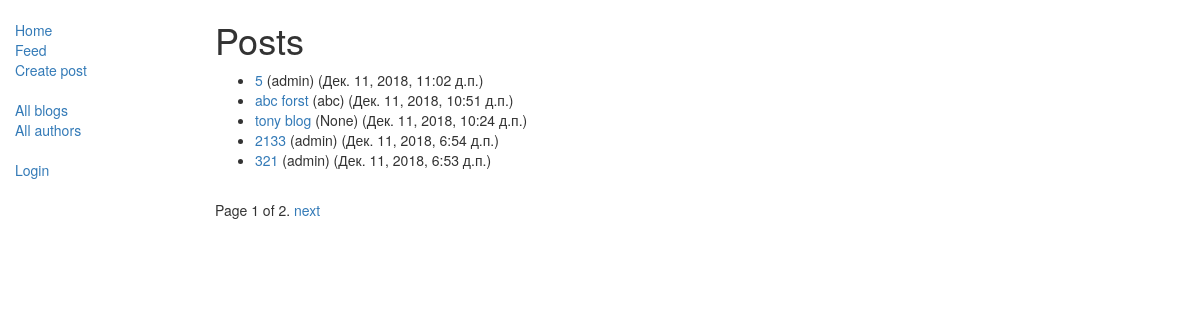
The app's page /blog/blogs/, older data.
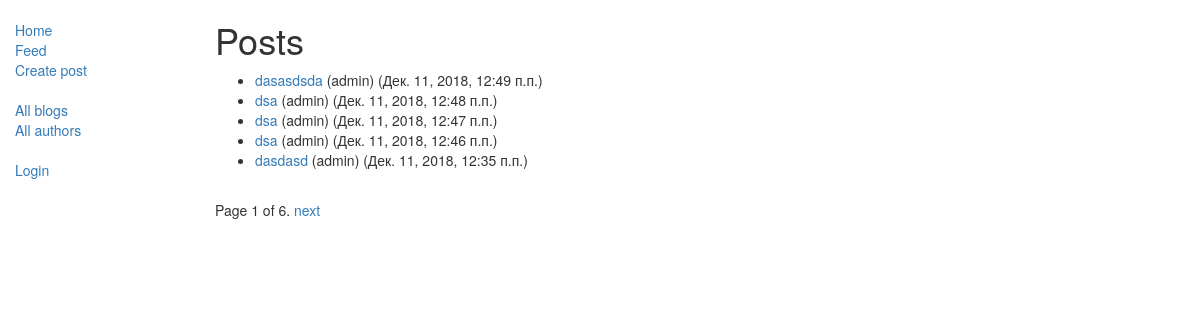
The same page, newer data.
### blog/models.py (models this page shows, shortened)
class Blog(models.Model):
    title = models.CharField(max_length=200)
    author = models.ForeignKey(Author, on_delete=models.SET_NULL, null=True)
    text = models.TextField()
    post_date = models.DateTimeField(auto_now_add=True)
    class Meta:
        ordering = ['-post_date']
    def get_absolute_url(self):
        return reverse('blog-detail', args=[str(self.id)])

class Author(models.Model):
    user = models.OneToOneField(User, on_delete=models.CASCADE)
    following = models.ManyToManyField('Author', related_name='followers', null=True, blank=True)
    class Meta:
        ordering = ["user"]
    def __str__(self):
        return self.user.username

### blog/views.py (the view)
# urls.py: path('blogs/', views.BlogListView.as_view(), name='blogs'),
class BlogListView(generic.ListView):
    model = Blog
    paginate_by = 5

### blog/templates/blog/blog_list.html
{% extends "base.html" %}
    {% block content %}
    <h1>Posts</h1>
    {% if blog_list %}
        <ul>
            {% for blog in blog_list %}
                <li>
                    <a href="{{ blog.get_absolute_url }}">{{ blog.title }}</a>
                    ({{ blog.author }}) ({{ blog.post_date }})
                </li>
            {% endfor %}
        </ul>
    {% else %}
        <p>There are no posts.</p>
    {% endif %}
{% endblock %}

Row changes from the older to the newer data that the page shows:
no longer on this page (row unchanged): Blog: title "5", author "admin", post_date "Дек. 11, 2018, 11:02 д.п."
no longer on this page (row unchanged): Blog: title "abc forst", author "abc", post_date "Дек. 11, 2018, 10:51 д.п."
no longer on this page (row unchanged): Blog: title "tony blog", author "None", post_date "Дек. 11, 2018, 10:24 д.п."
no longer on this page (row unchanged): Blog: title "2133", author "admin", post_date "Дек. 11, 2018, 6:54 д.п."
no longer on this page (row unchanged): Blog: title "321", author "admin", post_date "Дек. 11, 2018, 6:53 д.п."
added Blog: title "dasasdsda", author "admin", post_date "Дек. 11, 2018, 12:49 п.п."
added Blog: title "dsa", author "admin", post_date "Дек. 11, 2018, 12:48 п.п."
added Blog: title "dsa", author "admin", post_date "Дек. 11, 2018, 12:47 п.п."
added Blog: title "dsa", author "admin", post_date "Дек. 11, 2018, 12:46 п.п."
added Blog: title "dasdasd", author "admin", post_date "Дек. 11, 2018, 12:35 п.п."
Text that changed along with them:
{{ page_obj.paginator.num_pages }}: "2" → "6"
